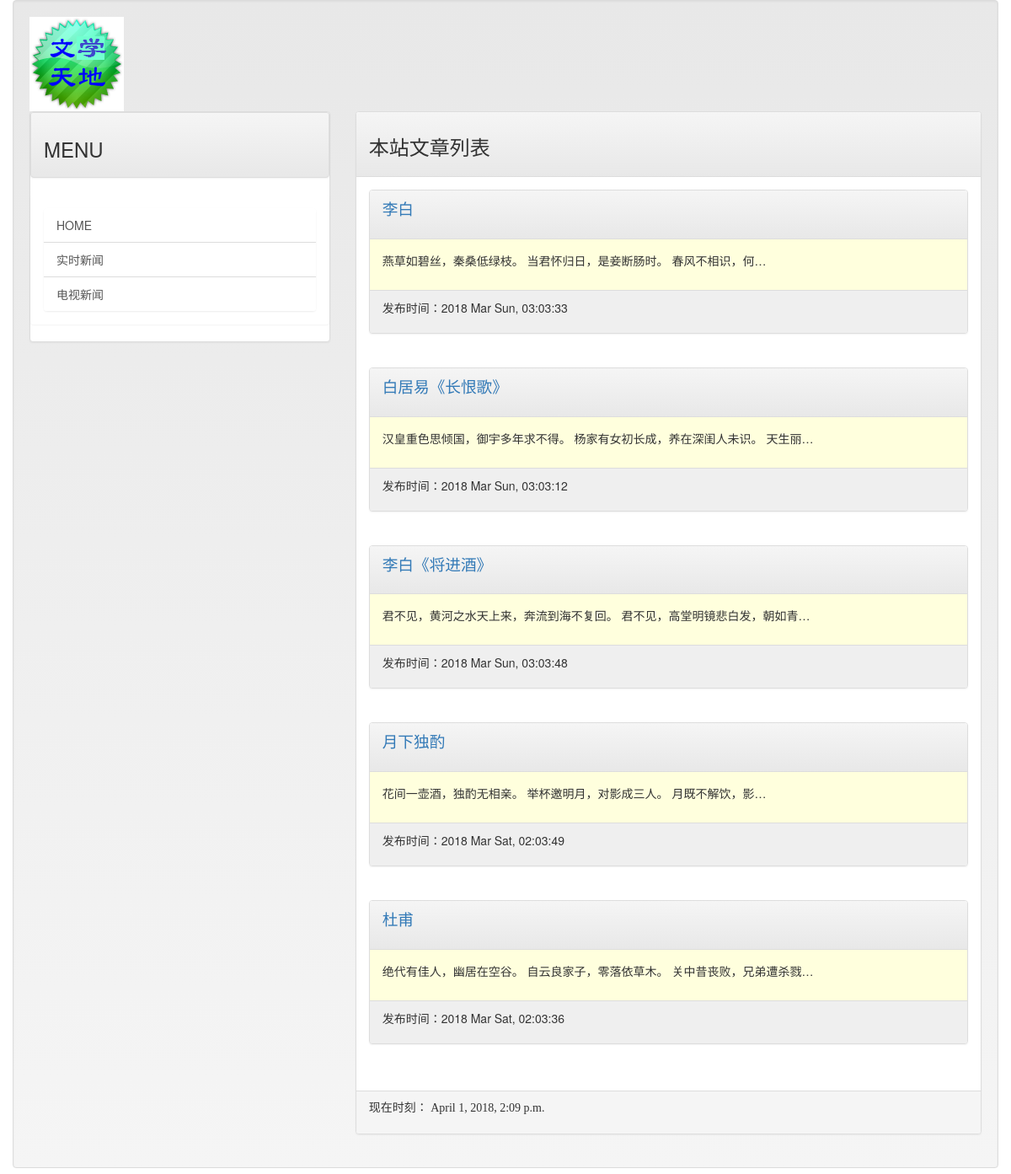
Before: / with the older database file.
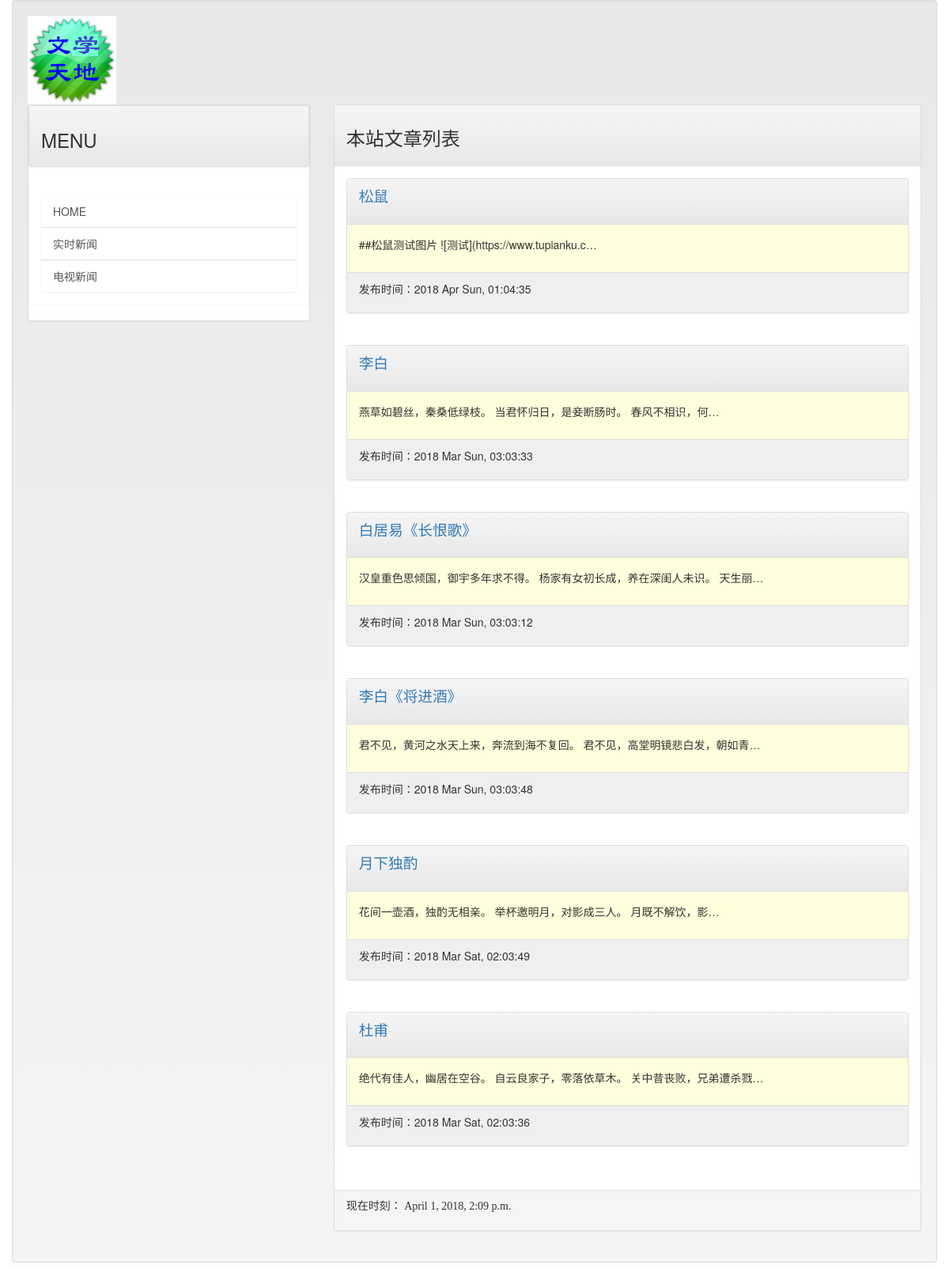
After: the same page with the newer database file.
### mainsite/models.py (models this page shows, shortened)
class Post(models.Model):
    title = models.CharField(max_length=200)
    slug = models.CharField(max_length=200)
    body = models.TextField()
    pub_date = models.DateTimeField(auto_now=True)
    class Meta:
        ordering = ('-pub_date',)

### mainsite/views.py (the view)
# urls.py: url('^$',homepage),
def homepage(request):
    template = get_template('index.html')
    posts = Post.objects.all()
    now = datetime.now()
    html = template.render(locals())
    return HttpResponse(html)

### templates/index.html (shortened to what this page needs)
{% extends 'base.html'%}
{% block headmessage %}
    <h3 style="font-family: 楷体;">本站文章列表</h3>
{% endblock %}
{% block content %}
    {% for post in posts %}
        <div class="panel panel-default">
            <div class="panel-heading">
                <p style="font-family: 微软雅黑;font-size:14pt;font-weight: blod;">
                    <a href="/post/{{post.slug}}">{{post.title}}</a>
                </p>
            </div>
            <div class="panel-body" style="background-color: #ffffdd">
                <p>
                    {{ post.body | truncatechars:40}}
                </p>
            </div>
            <div class="panel-footer" style="background-color: #efefef">
                <p>
                    发布时间：{{ post.pub_date | date:"Y M D, h:m:s"}}
                </p>
            </div>
        </div>
        <br>
    {% endfor %}
{% endblock %}}

Changed rows visible on the page:
added Post: title "松鼠", body "##松鼠测试图片 ![测试](https://www.tupianku.c…", pub_date "2018 Apr Sun, 01:04:35"
